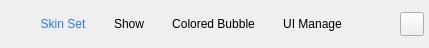
    <widget class="QWidget" name="toolbar" native="true">
     <property name="minimumSize">
      <size>
       <width>0</width>
       <height>48</height>
      </size>
     </property>
     <property name="maximumSize">
      <size>
       <width>16777215</width>
       <height>48</height>
      </size>
     </property>
     <property name="styleSheet">
      <string notr="true">#toolbar
{
background-color: rgb(213, 213, 213);
}</string>
     </property>
     <layout class="QHBoxLayout" name="horizontalLayout_2">
      <property name="spacing">
       <number>8</number>
      </property>
      <property name="leftMargin">
       <number>30</number>
      </property>
      <property name="topMargin">
       <number>5</number>
      </property>
      <property name="rightMargin">
       <number>5</number>
      </property>
      <property name="bottomMargin">
       <number>5</number>
      </property>
      <item>
       <widget class="QPushButton" name="skin">
        <property name="minimumSize">
         <size>
          <width>0</width>
          <height>28</height>
         </size>
        </property>
        <property name="maximumSize">
         <size>
          <width>16777215</width>
          <height>28</height>
         </size>
        </property>
        <property name="styleSheet">
         <string notr="true">QPushButton
{
border:none;
border-radius:2px;
padding-right:10;
padding-left:10;
}
QPushButton:hover
{
border:1px solid gray;
}
QPushButton:checked
{
color: rgb(38, 121, 255)
}
QPushButton:checked:hover
{
border:1px solid gray;
background-color: rgb(208, 215, 255);
}</string>
        </property>
        <property name="text">
         <string>Skin Set</string>
        </property>
        <property name="icon">
         <iconset resource="../res.qrc">
          <normaloff>:/res/skin/qq_setting_zhuangban.png</normaloff>:/res/skin/qq_setting_zhuangban.png</iconset>
        </property>
        <property name="checkable">
         <bool>true</bool>
        </property>
        <property name="checked">
         <bool>true</bool>
        </property>
        <property name="autoExclusive">
         <bool>true</bool>
        </property>
       </widget>
      </item>
      <item>
       <widget class="QPushButton" name="show">
        <property name="minimumSize">
         <size>
          <width>0</width>
          <height>28</height>
         </size>
        </property>
        <property name="maximumSize">
         <size>
          <width>16777215</width>
          <height>28</height>
         </size>
        </property>
        <property name="styleSheet">
         <string notr="true">QPushButton
{
border:none;
border-radius:2px;
padding-right:10;
padding-left:10;
}
QPushButton:hover
{
border:1px solid gray;
}
QPushButton:checked
{
color: rgb(38, 121, 255)
}
QPushButton:checked:hover
{
border:1px solid gray;
background-color: rgb(208, 215, 255);
}</string>
        </property>
        <property name="text">
         <string>Show</string>
        </property>
        <property name="icon">
         <iconset resource="../res.qrc">
          <normaloff>:/res/skin/qq_setting_xiangce.png</normaloff>:/res/skin/qq_setting_xiangce.png</iconset>
        </property>
        <property name="checkable">
         <bool>true</bool>
        </property>
        <property name="autoExclusive">
         <bool>true</bool>
        </property>
       </widget>
      </item>
      <item>
       <widget class="QPushButton" name="bubble">
        <property name="minimumSize">
         <size>
          <width>0</width>
          <height>28</height>
         </size>
        </property>
        <property name="maximumSize">
         <size>
          <width>16777215</width>
          <height>28</height>
         </size>
        </property>
        <property name="styleSheet">
         <string notr="true">QPushButton
{
border:none;
border-radius:2px;
padding-right:10;
padding-left:10;
}
QPushButton:hover
{
border:1px solid gray;
}
QPushButton:checked
{
color: rgb(38, 121, 255)
}
QPushButton:checked:hover
{
border:1px solid gray;
background-color: rgb(208, 215, 255);
}</string>
        </property>
        <property name="text">
         <string>Colored Bubble</string>
        </property>
        <property name="icon">
         <iconset resource="../res.qrc">
          <normaloff>:/res/skin/qq_setting_tim.png</normaloff>:/res/skin/qq_setting_tim.png</iconset>
        </property>
        <property name="checkable">
         <bool>true</bool>
        </property>
        <property name="autoExclusive">
         <bool>true</bool>
        </property>
       </widget>
      </item>
      <item>
       <widget class="QPushButton" name="uimanage">
        <property name="minimumSize">
         <size>
          <width>0</width>
          <height>28</height>
         </size>
        </property>
        <property name="maximumSize">
         <size>
          <width>16777215</width>
          <height>28</height>
         </size>
        </property>
        <property name="styleSheet">
         <string notr="true">QPushButton
{
border:none;
border-radius:2px;
padding-right:10;
padding-left:10;
}
QPushButton:hover
{
border:1px solid gray;
}
QPushButton:checked
{
color: rgb(38, 121, 255)
}
QPushButton:checked:hover
{
border:1px solid gray;
background-color: rgb(208, 215, 255);
}</string>
        </property>
        <property name="text">
         <string>UI Manage</string>
        </property>
        <property name="icon">
         <iconset resource="../res.qrc">
          <normaloff>:/res/skin/qq_setting_schedule.png</normaloff>:/res/skin/qq_setting_schedule.png</iconset>
        </property>
        <property name="checkable">
         <bool>true</bool>
        </property>
        <property name="autoExclusive">
         <bool>true</bool>
        </property>
       </widget>
      </item>
      <item>
       <spacer name="horizontalSpacer_2">
        <property name="orientation">
         <enum>Qt::Horizontal</enum>
        </property>
        <property name="sizeHint" stdset="0">
         <size>
          <width>40</width>
          <height>20</height>
         </size>
        </property>
       </spacer>
      </item>
      <item>
       <widget class="QPushButton" name="setting">
        <property name="minimumSize">
         <size>
          <width>24</width>
          <height>24</height>
         </size>
        </property>
        <property name="maximumSize">
         <size>
          <width>24</width>
          <height>24</height>
         </size>
        </property>
        <property name="styleSheet">
         <string notr="true">QPushButton
{
border-image: url(:/res/skin/shx.png);
}
QPushButton:hover
{
border-image: url(:/res/skin/shy.png);
}</string>
        </property>
        <property name="text">
         <string/>
        </property>
       </widget>
      </item>
     </layout>
    </widget>
